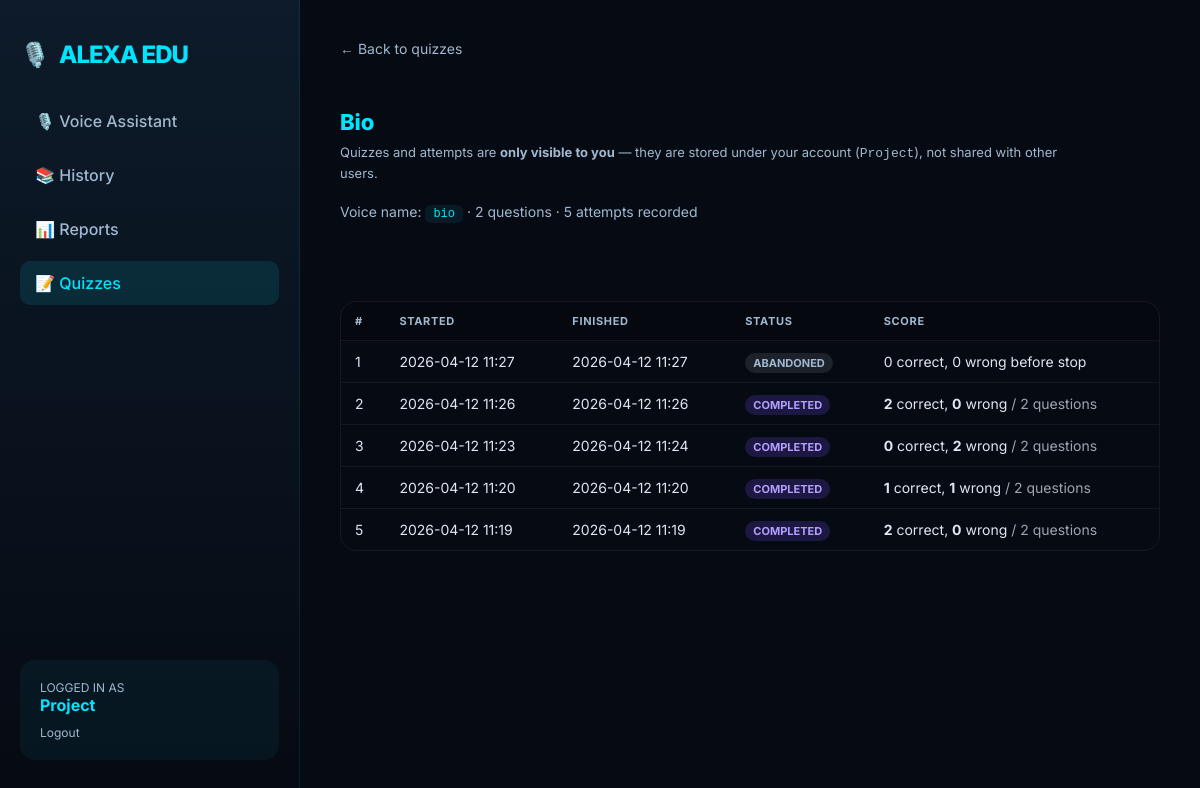
Page /quizzes/1 (signed in) on the committed database.
### app.py (models this page shows)
class User(UserMixin, db.Model):
    id = db.Column(db.Integer, primary_key=True)
    username = db.Column(db.String(150), unique=True, nullable=False)
    email = db.Column(db.String(150), unique=True, nullable=False)
    password_hash = db.Column(db.String(256), nullable=False)
    created_at = db.Column(db.DateTime, default=datetime.utcnow)
    sessions = db.relationship('ConversationSession', backref='user', lazy=True)

class Quiz(db.Model):
    __tablename__ = "quiz"
    id = db.Column(db.Integer, primary_key=True)
    user_id = db.Column(db.Integer, db.ForeignKey("user.id"), nullable=False)
    title = db.Column(db.String(200), nullable=False)
    slug = db.Column(db.String(120), nullable=False)
    is_global = db.Column(db.Boolean, nullable=False, default=False)
    status = db.Column(db.String(32), nullable=False, default="not_started")
    last_score_correct = db.Column(db.Integer, nullable=True)
    last_score_wrong = db.Column(db.Integer, nullable=True)
    last_attempt_at = db.Column(db.DateTime, nullable=True)
    created_at = db.Column(db.DateTime, default=datetime.utcnow)
    updated_at = db.Column(db.DateTime, default=datetime.utcnow, onupdate=datetime.utcnow)
    questions = db.relationship(
        "QuizQuestion",
        back_populates="quiz",
        lazy=True,
        cascade="all, delete-orphan",
        order_by="QuizQuestion.sort_order",
    )
    attempts = db.relationship(
        "QuizAttempt",
        back_populates="quiz",
        lazy=True,
        cascade="all, delete-orphan",
    )
    __table_args__ = (db.UniqueConstraint("user_id", "slug", name="uq_quiz_user_slug"),)

class QuizAttempt(db.Model):
    __tablename__ = "quiz_attempt"
    id = db.Column(db.Integer, primary_key=True)
    quiz_id = db.Column(db.Integer, db.ForeignKey("quiz.id"), nullable=False)
    user_id = db.Column(db.Integer, db.ForeignKey("user.id"), nullable=False)
    conversation_session_id = db.Column(db.Integer, db.ForeignKey("conversation_session.id"), nullable=True)
    status = db.Column(db.String(32), nullable=False, default="in_progress")
    current_index = db.Column(db.Integer, nullable=False, default=0)
    correct_count = db.Column(db.Integer, nullable=False, default=0)
    wrong_count = db.Column(db.Integer, nullable=False, default=0)
    started_at = db.Column(db.DateTime, default=datetime.utcnow)
    completed_at = db.Column(db.DateTime, nullable=True)
    quiz = db.relationship("Quiz", back_populates="attempts")

### app.py (the view)
@app.route("/quizzes/<int:quiz_id>")
@login_required
def quizzes_detail(quiz_id: int):
    sid = _get_system_quiz_user_id()
    qz = Quiz.query.options(selectinload(Quiz.questions)).filter_by(id=quiz_id).first()
    if not qz:
        flash("Quiz not found.")
        return redirect(url_for("quizzes_list"))
    allowed = qz.user_id == current_user.id or (
        qz.is_global and sid is not None and qz.user_id == sid
    )
    if not allowed:
        flash("Quiz not found.")
        return redirect(url_for("quizzes_list"))
    attempts = (
        QuizAttempt.query.filter_by(quiz_id=qz.id, user_id=current_user.id)
        .order_by(QuizAttempt.started_at.desc())
        .all()
    )
    n_questions = len(qz.questions)
    return render_template(
        "quiz_detail.html",
        active="quizzes",
        quiz=qz,
        attempts=attempts,
        n_questions=n_questions,
        is_global_quiz=bool(qz.is_global),
    )

### app.py (called while the page is built)
def _get_system_quiz_user_id() -> int | None:
    u = User.query.filter_by(username=SYSTEM_QUIZ_USERNAME).first()
    return u.id if u else None

@login_manager.user_loader
def load_user(user_id):
    return User.query.get(int(user_id))

### templates/quiz_detail.html (shortened to what this page needs)
{% extends 'base.html' %}
{% block content %}
<a class="back" href="{{ url_for('quizzes_list') }}">← Back to quizzes</a>
<div class="page-head">
    <h1>{{ quiz.title }}</h1>
    <p class="privacy">
        {% if is_global_quiz %}
        This is a <strong>shared</strong> quiz for all users. Your <strong>attempts</strong> below are private to your account (<code>{{ current_user.username }}</code>).
        {% else %}
        Quizzes and attempts are <strong>only visible to you</strong> — they are stored under your account (<code>{{ current_user.username }}</code>), not shared with other users.
        {% endif %}
    </p>
    <div class="meta">
        Voice name: <code>{{ quiz.slug }}</code>
        · {{ n_questions }} question{% if n_questions != 1 %}s{% endif %}
        · {{ attempts|length }} attempt{% if attempts|length != 1 %}s{% endif %} recorded
    </div>
</div>
{% if not attempts %}
    <p class="empty">No attempts yet. Use the Voice Assistant and say <strong>start quiz {{ quiz.slug | replace('-', ' ') }}</strong> to begin.</p>
{% else %}
    <div class="attempt-table-wrap">
        <table>
            <thead>
                <tr>
                    <th>#</th>
                    <th>Started</th>
                    <th>Finished</th>
                    <th>Status</th>
                    <th>Score</th>
                </tr>
            </thead>
            <tbody>
                {% for a in attempts %}
                <tr>
                    <td>{{ loop.index }}</td>
                    <td>{{ a.started_at.strftime('%Y-%m-%d %H:%M') if a.started_at else '—' }}</td>
                    <td>{{ a.completed_at.strftime('%Y-%m-%d %H:%M') if a.completed_at else '—' }}</td>
                    <td><span class="pill p-{{ a.status }}">{{ a.status | replace('_', ' ') }}</span></td>
                    <td>
                        {% if a.status == 'completed' %}
                            <strong>{{ a.correct_count }}</strong> correct,
                            <strong>{{ a.wrong_count }}</strong> wrong
                            {% if n_questions %}<span style="opacity:0.7"> / {{ n_questions }} questions</span>{% endif %}
                        {% elif a.status == 'abandoned' %}
                            {{ a.correct_count }} correct, {{ a.wrong_count }} wrong before stop
                        {% else %}
                            In progress (session may still be open)
                        {% endif %}
                    </td>
                </tr>
                {% endfor %}
            </tbody>
        </table>
    </div>
{% endif %}
{% endblock %}

### templates/base.html (shortened to what this page needs)
<!DOCTYPE html>
<html lang="en">
<head>
</head>
<body>
    <div class="sidebar">
        <div class="logo">
            <h1><span>🎙️</span> ALEXA EDU</h1>
        </div>
        <div class="nav">
            <a href="{{ url_for('alexa') }}" class="nav-item {% if active=='alexa' %}active{% endif %}">🎙️ Voice Assistant</a>
            <a href="{{ url_for('history_page') }}" class="nav-item {% if active=='history' %}active{% endif %}">📚 History</a>
            <a href="{{ url_for('reports_page') }}" class="nav-item {% if active=='reports' %}active{% endif %}">📊 Reports</a>
            <a href="{{ url_for('quizzes_list') }}" class="nav-item {% if active=='quizzes' %}active{% endif %}">📝 Quizzes</a>
        </div>
        <div style="margin-top: auto; padding: 20px; background: rgba(0,229,255,0.05); border-radius: 15px;">
            <p style="font-size: 12px; color: var(--text-dim);">LOGGED IN AS</p>
            <p style="font-weight: 700; color: var(--accent);">{{ current_user.username }}</p>
            <a href="{{ url_for('logout') }}" style="color: var(--text-dim); text-decoration: none; font-size: 12px; display: block; margin-top: 10px;">Logout</a>
        </div>
    </div>
    <div class="main">
        {% block content %}{% endblock %}
    </div>
</body>
</html>

### templates/base.html (style rules this page uses)
:root { --bg: #060a12; --card-bg: rgba(255, 255, 255, 0.03); --accent: #00e5ff; --accent-glow: rgba(0, 229, 255, 0.3); --text: #e0e6f0; --text-dim: #a0b8d0; --purple: #7850ff; }
* { box-sizing: border-box; margin: 0; padding: 0; }
body { background-color: var(--bg); color: var(--text); font-family: 'Inter', sans-serif; overflow: hidden; display: flex; height: 100vh; }
.sidebar { width: 300px; background: linear-gradient(180deg, #0d1b2a 0%, #060a12 100%); border-right: 1px solid rgba(0, 229, 255, 0.1); padding: 40px 20px; display: flex; flex-direction: column; gap: 30px; position: fixed; height: 100vh; }
.logo h1 { font-size: 24px; font-weight: 800; color: var(--accent); letter-spacing: -1px; display: flex; align-items: center; gap: 10px; }
.nav { display: flex; flex-direction: column; gap: 10px; }
.nav-item { padding: 12px 15px; border-radius: 10px; color: var(--text-dim); text-decoration: none; font-weight: 500; transition: all 0.3s ease; cursor: pointer; }
.nav-item:hover, .nav-item.active { background: rgba(0, 229, 255, 0.1); color: var(--accent); }
.main { flex: 1; margin-left: 300px; padding: 40px; display: flex; flex-direction: column; gap: 40px; }

### templates/quiz_detail.html (style rules this page uses)
.main { overflow-y: auto; height: 100vh; padding-bottom: 48px; }
.page-head { margin-bottom: 20px; }
.page-head h1 { font-size: 22px; font-weight: 800; color: var(--accent); margin-bottom: 8px; }
.back { font-size: 14px; color: var(--text-dim); text-decoration: none; display: inline-block; margin-bottom: 12px; }
.privacy { font-size: 13px; color: var(--text-dim); line-height: 1.5; margin-bottom: 20px; max-width: 720px; }
.meta { font-size: 14px; color: var(--text-dim); margin-bottom: 20px; }
.meta code { background: rgba(0,229,255,0.08); padding: 2px 8px; border-radius: 6px; color: var(--accent); font-size: 12px; }
.attempt-table-wrap { overflow-x: auto; max-width: 960px; border: 1px solid rgba(255,255,255,0.06); border-radius: 16px; }
table { width: 100%; border-collapse: collapse; font-size: 14px; }
th, td { text-align: left; padding: 12px 14px; border-bottom: 1px solid rgba(255,255,255,0.06); }
th { color: var(--text-dim); font-size: 11px; text-transform: uppercase; letter-spacing: 0.06em; font-weight: 700; background: rgba(0,0,0,0.2); }
tr:last-child td { border-bottom: none; }
.pill { font-size: 11px; font-weight: 700; text-transform: uppercase; padding: 3px 8px; border-radius: 999px; }
.p-completed { background: rgba(120,80,255,0.2); color: #b39dff; }
.p-abandoned { background: rgba(160,160,180,0.15); color: var(--text-dim); }

### rows in the picture
User: username "Project"
Quiz: title "Bio", slug "bio"
QuizAttempt: started_at "2026-04-12 11:27", completed_at "2026-04-12 11:27", status "ABANDONED", correct_count "0", wrong_count "0"
QuizAttempt: started_at "2026-04-12 11:26", completed_at "2026-04-12 11:26", status "COMPLETED", correct_count "2", wrong_count "0", n_questions "2"
QuizAttempt: started_at "2026-04-12 11:23", completed_at "2026-04-12 11:24", status "COMPLETED", correct_count "0", wrong_count "2", n_questions "2"
QuizAttempt: started_at "2026-04-12 11:20", completed_at "2026-04-12 11:20", status "COMPLETED", correct_count "1", wrong_count "1", n_questions "2"
QuizAttempt: started_at "2026-04-12 11:19", completed_at "2026-04-12 11:19", status "COMPLETED", correct_count "2", wrong_count "0", n_questions "2"

### other values in the picture
{{ n_questions }} "2"
{{ attempts|length }} "5"
